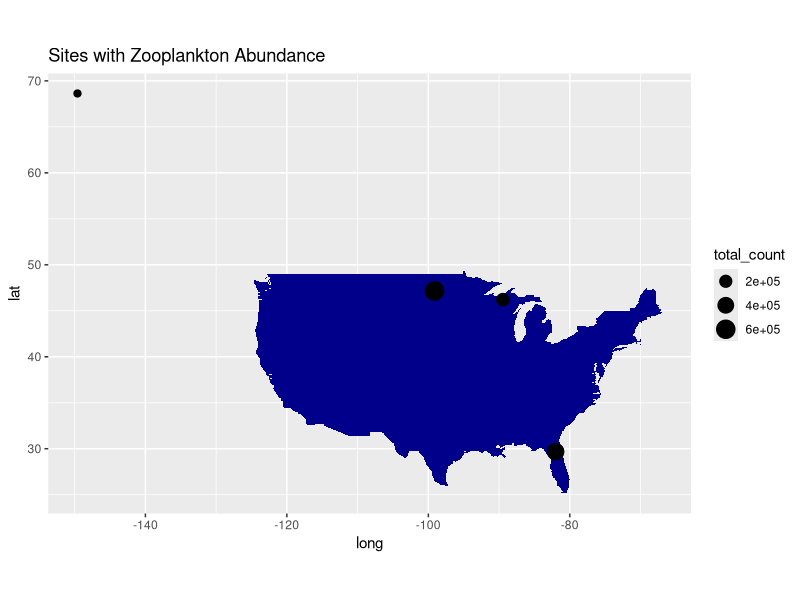
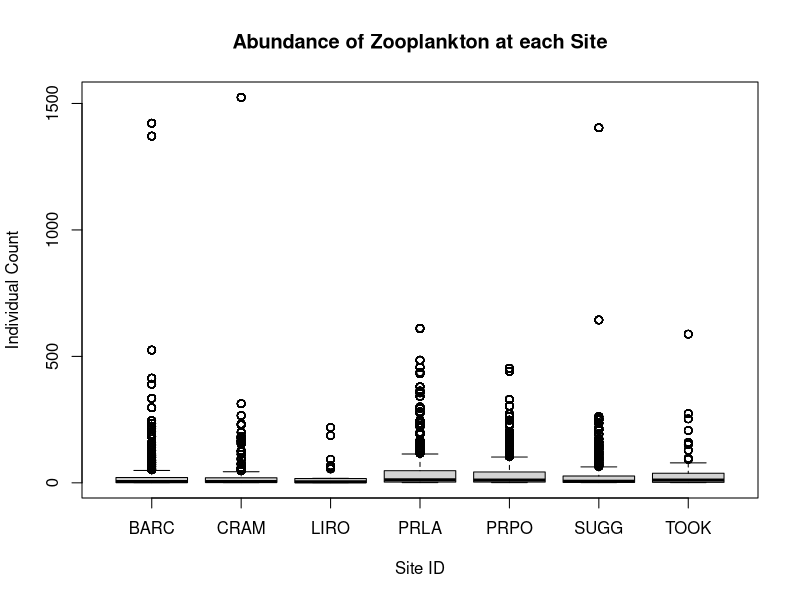
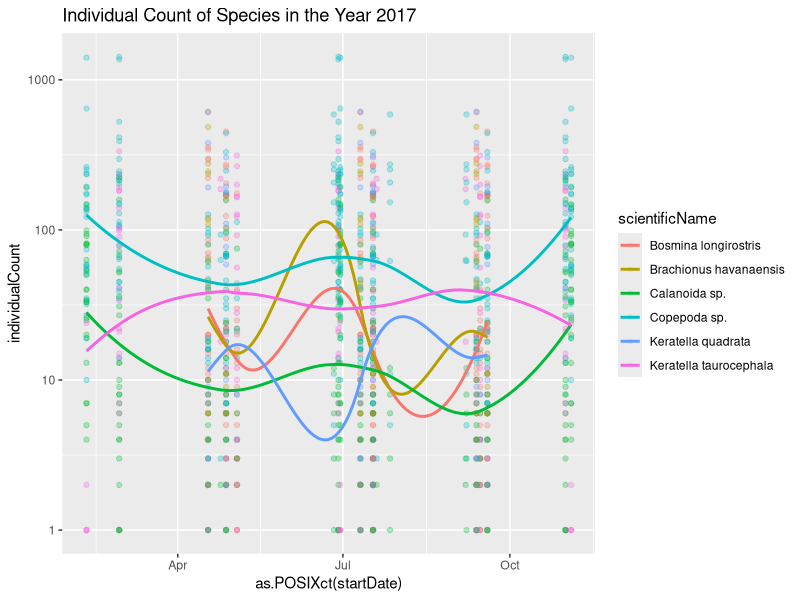
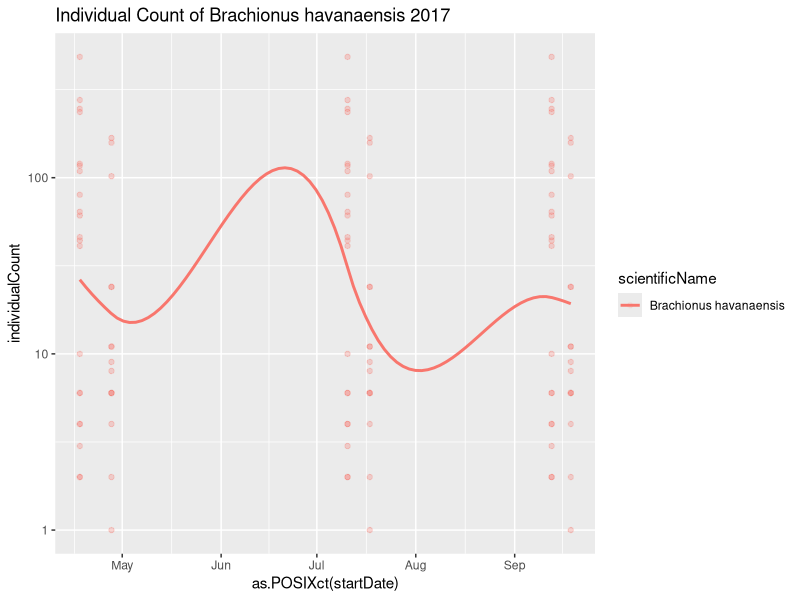
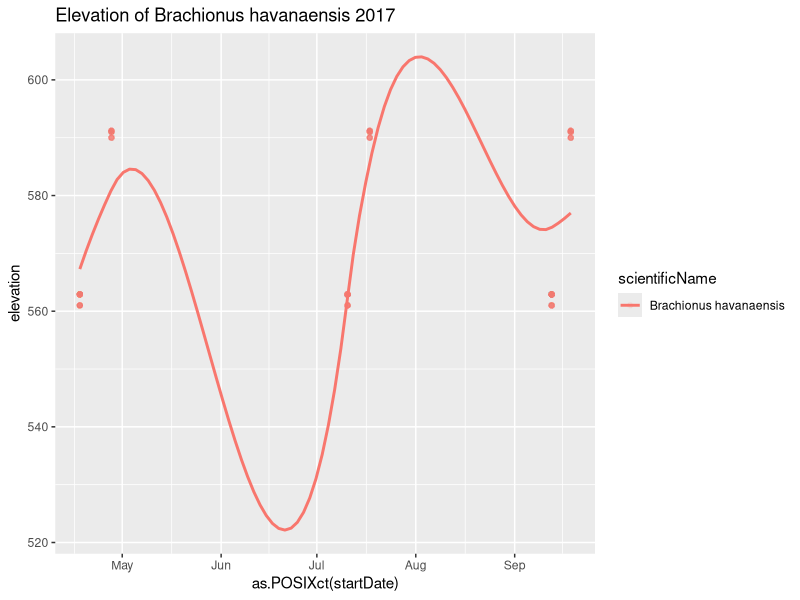
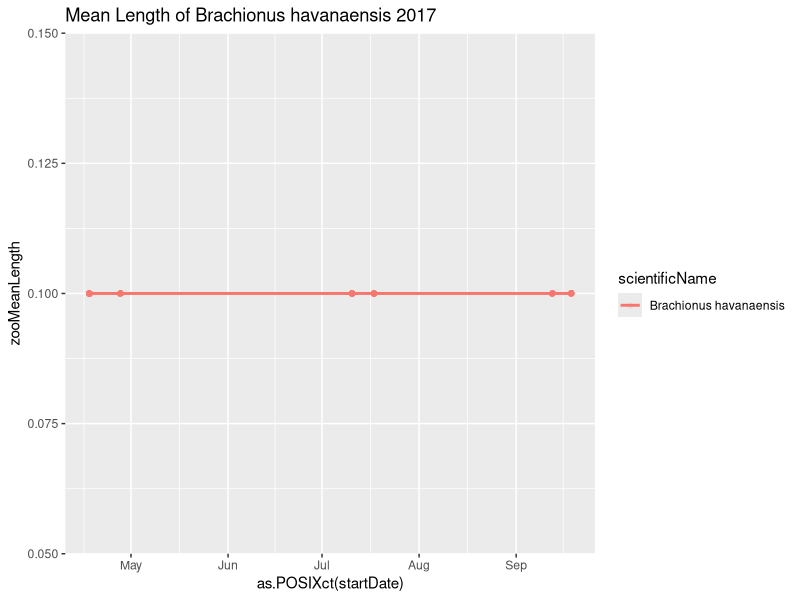
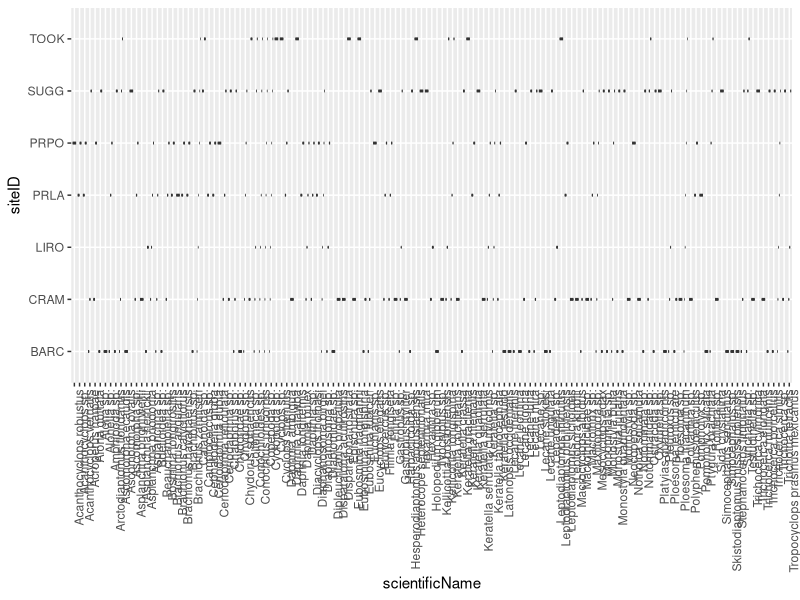

Generate these figures, in order, with R:
## ---- chunk 1
knitr::opts_chunk$set(echo = TRUE)
## ---- chunk 2
# If you add any additional packages here, make sure they are
# also listed in the DESCRIPTION file
library("dplyr")
library("tidyr")
library("ggplot2")
library("readr")
library("lubridate")
## ---- chunk 3
# this is the information on location of zooplankton caught
zoo_data <- read_csv("filesToStack20219/stackedFiles/zoo_fieldData.csv")

# this is the info about the taxonomic identity of zooplankton found
zoo_tax <- read_csv("filesToStack20219/stackedFiles/zoo_taxonomyProcessed.csv")
## ---- chunk 4
# this is the combined data from two sets
zoo_all <- zoo_data %>%
  left_join(zoo_tax, by = "siteID")
## ---- chunk 5
usa_map <- map_data("usa")

points_with_lat_long <- zoo_all %>%
  filter(!is.na(decimalLatitude)) %>%
  filter(individualCount > 0) %>%
  group_by(siteID) %>%
  summarize(total_count = sum(individualCount),
            mean_lat = mean(decimalLatitude),
            mean_long = mean(decimalLongitude))

ggplot() +
  geom_polygon(data = usa_map,
               aes(x = long,
                   y = lat,
                   group = group),
               fill = "dark blue") +
  coord_fixed(1.3) +
  geom_point(data = points_with_lat_long,
           aes(x = mean_long,
               y = mean_lat,
               size = total_count)) +
  ggtitle("Sites with Zooplankton Abundance")
## ---- chunk 6
boxplot(individualCount ~ siteID, data = zoo_all,
        main = "Abundance of Zooplankton at each Site",
        xlab = "Site ID", ylab = "Individual Count")
## ---- chunk 7
most_abundant_spp <- zoo_all %>%
  group_by(scientificName) %>%
  summarize(sum_indiv = sum(individualCount, na.rm = TRUE)) %>%
  arrange(desc(sum_indiv)) %>%
  head() %>%
  pull(scientificName)
## ---- chunk 8
zoo_all %>%
  filter(scientificName %in% most_abundant_spp) %>%
  filter(year(startDate) == 2017) %>%
  ggplot(aes(x = as.POSIXct(startDate),
             y = individualCount,
             color = scientificName)) +
    geom_point(alpha = 0.1) +
    geom_smooth(method = "loess",
                se = FALSE) +
  scale_y_log10() +
  ggtitle("Individual Count of Species in the Year 2017") 
## ---- chunk 9
zoo_all %>%
  filter(scientificName %in% most_abundant_spp) %>%
  filter(year(startDate) == 2017) %>%
  filter(scientificName == "Brachionus havanaensis") %>%
  ggplot(aes(x = as.POSIXct(startDate),
             y = individualCount,
             color = scientificName)) +
    geom_point(alpha = 0.1) +
    geom_smooth(method = "loess",
                se = FALSE) +
  scale_y_log10() +
  ggtitle("Individual Count of Brachionus havanaensis 2017")
## ---- chunk 10
zoo_all %>%
  #filter(scientificName %in% most_abundant_spp) %>%
  filter(year(startDate) == 2017) %>%
  filter(scientificName == "Brachionus havanaensis") %>%
  lm(individualCount ~ as.POSIXct(startDate), data = .) %>%
  summary()
## ---- chunk 11
zoo_all %>%
  filter(scientificName %in% most_abundant_spp) %>%
  filter(year(startDate) == 2017) %>%
  filter(scientificName == "Brachionus havanaensis") %>%
  ggplot(aes(x = as.POSIXct(startDate),
             y = elevation,
             color = scientificName)) +
    geom_point(alpha = 0.1) +
    geom_smooth(method = "loess",
                se = FALSE) +
  ggtitle("Elevation of Brachionus havanaensis 2017")
## ---- chunk 12
zoo_all %>%
  #filter(scientificName %in% most_abundant_spp) %>%
  filter(year(startDate) == 2017) %>%
  filter(scientificName == "Brachionus havanaensis") %>%
  lm(individualCount ~ elevation, data = .) %>%
  summary()
## ---- chunk 13
zoo_all %>%
  filter(scientificName %in% most_abundant_spp) %>%
  filter(year(startDate) == 2017) %>%
  filter(scientificName == "Brachionus havanaensis") %>%
  ggplot(aes(x = as.POSIXct(startDate),
             y = zooMeanLength,
             color = scientificName)) +
    geom_point(alpha = 0.1) +
    geom_smooth(method = "loess",
                se = FALSE) +
  ggtitle("Mean Length of Brachionus havanaensis 2017")
## ---- chunk 14
zoo_all %>%
  filter(year(startDate) == 2017) %>%
ggplot(aes(x = scientificName,
           y = siteID)) +
  geom_boxplot() +
  theme(axis.text.x = element_text(angle=90, hjust=1))
